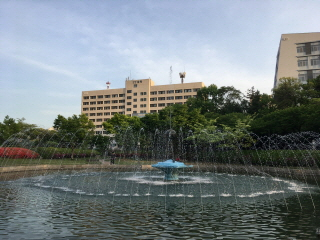
//> input picture AR_HW2/data/center.jpg, 320 x 240 px
$ ./main   (built with g++ and OpenCV 4)
//> lines starting //> are read from the running program, lines starting //| are printed output that depends on the picture; after the words box and inside, x2 and y2 are one past the last pixel; in counts of white or black regions, pixels touching at a corner belong together
#include "opencv2/opencv.hpp"
#include "opencv2/xfeatures2d.hpp"

using namespace cv;
using namespace std;

const string centerImgPath = "../data/center.jpg";
const string leftImgPath = "../data/left.jpg";
const string rightImgPath = "../data/right.jpg";

int main(void)
{
	/*1. SIFT 특징 추출 (그림 1) */
	Ptr<Feature2D> siftd = xfeatures2d::SIFT::create();
	Mat centerImg = imread(centerImgPath), centerDesc;
//> centerImg is the input picture: 240 rows x 320 cols, CV_8UC3; mean B, G, R 127.8, 126.3, 117.8
	vector<KeyPoint> centerkps;
	siftd->detect(centerImg, centerkps);
//> centerkps = 737 keypoints; strongest (x, y, size): (210, 97, 2.4), (182, 76, 3), (152, 105, 2.5), (129, 103, 2.4)
	siftd->compute(centerImg, centerkps, centerDesc);

	Mat leftImg = imread(leftImgPath), leftDesc;
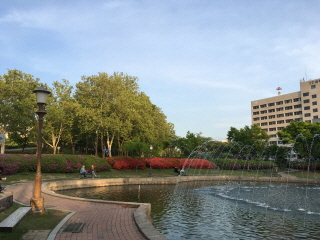
//> input picture AR_HW2/data/left.jpg, 320 x 240 px
//> leftImg is the input picture: 240 rows x 320 cols, CV_8UC3; mean B, G, R 139.3, 140, 132.6
	vector<KeyPoint> leftkps;
	siftd->detect(leftImg, leftkps);
//> leftkps = 609 keypoints; strongest (x, y, size): (315, 110, 2.8), (6, 136, 2.6), (315, 103, 2.7), (109, 146, 2.5)
	siftd->compute(leftImg, leftkps, leftDesc);

	Mat rightImg = imread(rightImgPath), rightDesc;
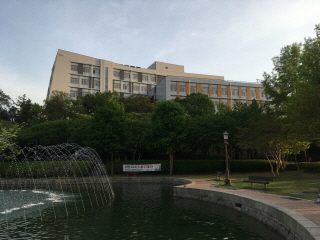
//> input picture AR_HW2/data/right.jpg, 320 x 240 px
//> rightImg is the input picture: 240 rows x 320 cols, CV_8UC3; mean B, G, R 94.7, 100.4, 95.1
	vector<KeyPoint> rightkps;
	siftd->detect(rightImg, rightkps);
//> rightkps = 316 keypoints; strongest (x, y, size): (289, 95, 2.4), (39, 97, 11.9), (41, 103, 3.9), (240, 58, 50.8)
	siftd->compute(rightImg, rightkps, rightDesc);

	Mat result1;
	drawKeypoints(centerImg, centerkps, result1, Scalar::all(-1), DrawMatchesFlags::DRAW_RICH_KEYPOINTS);
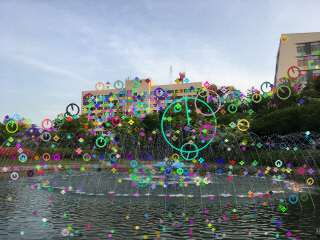
//> result1: 240 rows x 320 cols, CV_8UC3; mean B, G, R 132.5, 130.3, 120.8
	imshow("그림1", result1);

	/*2. 특징간 매칭 수행 (그림 2) */
	BFMatcher matcher(NORM_L2SQR);
	vector<DMatch> left2centerMatches;
	matcher.match(leftDesc, centerDesc, left2centerMatches); //left → center 로 가는 매칭 수행
//> left2centerMatches = 609 matches

	vector<DMatch> right2centerMatches;
	matcher.match(rightDesc, centerDesc, right2centerMatches); //right → center로 가는 매칭 수행
//> right2centerMatches = 316 matches

	Mat result2;
	drawMatches(leftImg, leftkps, centerImg, centerkps, left2centerMatches, result2);
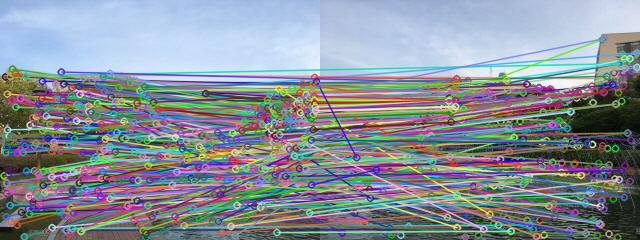
//> result2: 240 rows x 640 cols, CV_8UC3; mean B, G, R 152.8, 144, 135.8
	imshow("그림2", result2);

	/*3. 이미지간 호모그라피 계산 (그림 3-1/3-2) */
	vector<Point2f> from, to;
	for (int i = 0; i < left2centerMatches.size(); i++) {
		from.push_back(leftkps[left2centerMatches[i].queryIdx].pt);
		to.push_back(centerkps[left2centerMatches[i].trainIdx].pt);
	}
//> after the loop, from = 609 Points (x, y), first 12: [3.66, 175.3], [5.09, 76.35], [5.3, 152.1], [5.92, 216.5], [6.21, 193], [6.29, 147], [6.43, 135.8], [6.46, 182.6], [6.83, 93.59], [7.05, 129.4], [7.95, 173.5], [9.51, 71.7]; to = 609 Points (x, y), first 12: [237.1, 104.2], [257.6, 92.08], [168.1, 126.9], [40.18, 130.1], [76.59, 231.3], [84.66, 103.2], [210.2, 97.46], [51.12, 128.4], [221.8, 142.2], [69.21, 118.5], [219.9, 160.2], [88.53, 98.75]
	Mat left2centerH = findHomography(from, to, RANSAC, 3.0);
//> left2centerH = [[2.57, -0.282, -433.4], [0.763, 2.11, -199.9], [0.00517, -0.000522, 1]]

	from.clear(); to.clear();
	for (int i = 0; i < right2centerMatches.size(); i++) {
		from.push_back(rightkps[right2centerMatches[i].queryIdx].pt);
		to.push_back(centerkps[right2centerMatches[i].trainIdx].pt);
	}
//> after the loop, from = 316 Points (x, y), first 12: [3.03, 176.2], [3.7, 129.2], [3.7, 129.2], [4.05, 106.6], [4.61, 110.8], [6.22, 187.4], [6.4, 102.7], [7.09, 227.8], [7.21, 150.8], [7.44, 211.1], [7.64, 109.3], [9.27, 207.6]; to = 316 Points (x, y), first 12: [253.6, 163.6], [238.6, 120.4], [248.3, 99.49], [236.5, 100.5], [237.1, 104.2], [282.6, 175.7], [244.6, 140.7], [136.7, 227.3], [244.6, 140.7], [270.4, 192.4], [239.6, 102.5], [179.9, 158.9]
	Mat right2centerH = findHomography(from, to, RANSAC, 3.0);
//> right2centerH = [[0.236, 0.109, 220.1], [-0.353, 0.874, 7.35], [-0.00241, -5.32e-05, 1]]

	Mat leftWarpedImg;
	warpPerspective(leftImg, leftWarpedImg, left2centerH, leftImg.size());
	imshow("그림3-1", leftWarpedImg);

	Mat rightWarpedImg;
	warpPerspective(rightImg, rightWarpedImg, right2centerH, rightImg.size());
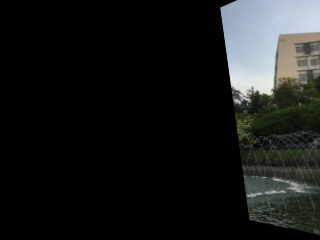
//> rightWarpedImg: 240 rows x 320 cols, CV_8UC3; mean B, G, R 25.9, 26.7, 25
	imshow("그림3-2", rightWarpedImg);

	/*4. 파노라마 생성 (그림 4-1/4-2) */
	Mat panorama(centerImg.rows * 3, centerImg.cols * 3, centerImg.type(), Scalar(0));

	from.clear(), to.clear();
	from.push_back(Point2f(0, 0));
//> from = 1 Point (x, y): [0, 0]
	to.push_back(Point2f(centerImg.cols, centerImg.rows));
//> to = 1 Point (x, y): [320, 240]
	from.push_back(Point2f(centerImg.cols - 1, 0));
//> from = 2 Points (x, y): [0, 0], [319, 0]
	to.push_back(Point2f(centerImg.cols * 2, centerImg.rows));
//> to = 2 Points (x, y): [320, 240], [640, 240]
	from.push_back(Point2f(centerImg.cols - 1, centerImg.rows - 1));
//> from = 3 Points (x, y): [0, 0], [319, 0], [319, 239]
	to.push_back(Point2f(centerImg.cols * 2, centerImg.rows*2));
//> to = 3 Points (x, y): [320, 240], [640, 240], [640, 480]
	from.push_back(Point2f(0, centerImg.rows - 1));
//> from = 4 Points (x, y): [0, 0], [319, 0], [319, 239], [0, 239]
	to.push_back(Point2f(centerImg.cols, centerImg.rows * 2));
//> to = 4 Points (x, y): [320, 240], [640, 240], [640, 480], [320, 480]
	Mat moveH = findHomography(from, to); //이미지를 중앙으로 옮기는 호모그라피
//> moveH = [[1, 0, 320], [0, 1, 240], [0, 0, 1]]

	Mat mask, centerWarpedImgP;
	warpPerspective(Mat(centerImg.size(), CV_8UC1, Scalar(255)), mask, moveH, panorama.size());
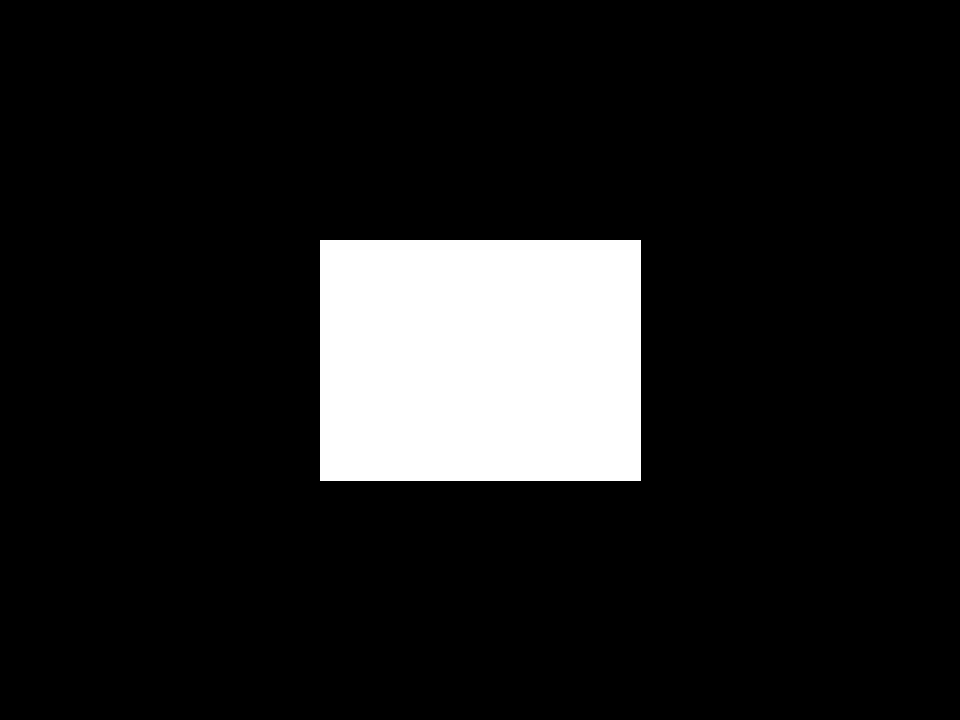
//> mask: 720 rows x 960 cols, CV_8UC1; 11.2% white; 1 white region, box (x1, y1, x2, y2) and area: (320, 240, 641, 481) 77361
	warpPerspective(centerImg, centerWarpedImgP, moveH, panorama.size());
	centerWarpedImgP.copyTo(panorama,mask);
	imshow("그림 4-1", panorama);

	Mat leftWarpedImgP;
	warpPerspective(Mat(leftImg.size(), CV_8UC1, Scalar(255)), mask, moveH*left2centerH, panorama.size());
	warpPerspective(leftImg, leftWarpedImgP, moveH*left2centerH, panorama.size());
	leftWarpedImgP.copyTo(panorama, mask);

	Mat rightWarpedImgP;
	warpPerspective(Mat(rightImg.size(), CV_8UC1, Scalar(255)), mask, moveH*right2centerH, panorama.size());
	warpPerspective(rightImg, rightWarpedImgP, moveH*right2centerH, panorama.size());
	rightWarpedImgP.copyTo(panorama, mask);
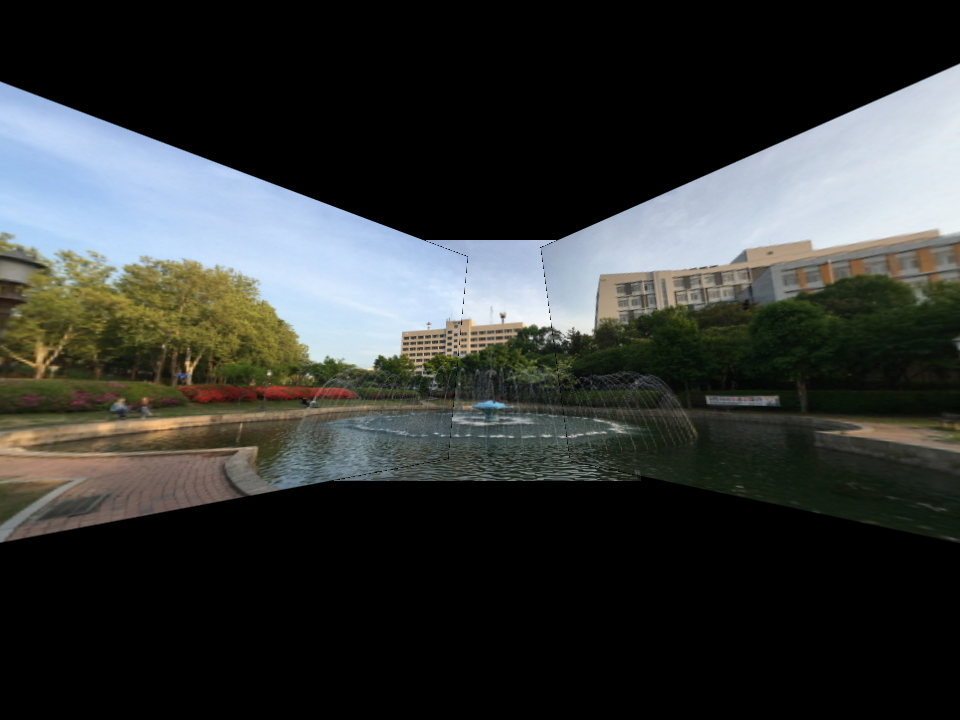
//> panorama: 720 rows x 960 cols, CV_8UC3; mean B, G, R 54.1, 55.6, 52.8

	imshow("그림 4-2", panorama);
	waitKey();

	return 0;
}
